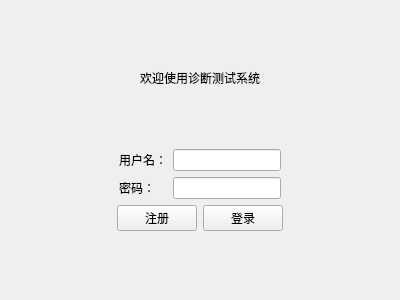
<?xml version="1.0" encoding="UTF-8"?>
<ui version="4.0">
 <class>LoginView</class>
 <widget class="QWidget" name="LoginView">
  <property name="geometry">
   <rect>
    <x>0</x>
    <y>0</y>
    <width>400</width>
    <height>300</height>
   </rect>
  </property>
  <property name="windowTitle">
   <string>登录</string>
  </property>
  <layout class="QVBoxLayout" name="verticalLayout">
   <item>
    <spacer name="verticalSpacer_2">
     <property name="orientation">
      <enum>Qt::Orientation::Vertical</enum>
     </property>
     <property name="sizeHint" stdset="0">
      <size>
       <width>20</width>
       <height>60</height>
      </size>
     </property>
    </spacer>
   </item>
   <item>
    <widget class="QLabel" name="label_3">
     <property name="text">
      <string>欢迎使用诊断测试系统</string>
     </property>
     <property name="alignment">
      <set>Qt::AlignmentFlag::AlignCenter</set>
     </property>
    </widget>
   </item>
   <item>
    <spacer name="verticalSpacer_3">
     <property name="orientation">
      <enum>Qt::Orientation::Vertical</enum>
     </property>
     <property name="sizeHint" stdset="0">
      <size>
       <width>20</width>
       <height>59</height>
      </size>
     </property>
    </spacer>
   </item>
   <item>
    <layout class="QHBoxLayout" name="horizontalLayout_2">
     <item>
      <spacer name="horizontalSpacer">
       <property name="orientation">
        <enum>Qt::Orientation::Horizontal</enum>
       </property>
       <property name="sizeHint" stdset="0">
        <size>
         <width>40</width>
         <height>20</height>
        </size>
       </property>
      </spacer>
     </item>
     <item>
      <layout class="QFormLayout" name="formLayout">
       <item row="0" column="0">
        <widget class="QLabel" name="label">
         <property name="text">
          <string>用户名：</string>
         </property>
        </widget>
       </item>
       <item row="0" column="1">
        <widget class="QLineEdit" name="inputUserName"/>
       </item>
       <item row="1" column="0">
        <widget class="QLabel" name="label_2">
         <property name="text">
          <string>密码：</string>
         </property>
        </widget>
       </item>
       <item row="1" column="1">
        <widget class="QLineEdit" name="inputUserPassword"/>
       </item>
      </layout>
     </item>
     <item>
      <spacer name="horizontalSpacer_2">
       <property name="orientation">
        <enum>Qt::Orientation::Horizontal</enum>
       </property>
       <property name="sizeHint" stdset="0">
        <size>
         <width>40</width>
         <height>20</height>
        </size>
       </property>
      </spacer>
     </item>
    </layout>
   </item>
   <item>
    <layout class="QHBoxLayout" name="horizontalLayout_3">
     <item>
      <spacer name="horizontalSpacer_3">
       <property name="orientation">
        <enum>Qt::Orientation::Horizontal</enum>
       </property>
       <property name="sizeHint" stdset="0">
        <size>
         <width>40</width>
         <height>20</height>
        </size>
       </property>
      </spacer>
     </item>
     <item>
      <layout class="QHBoxLayout" name="horizontalLayout">
       <item>
        <widget class="QPushButton" name="btSignUp">
         <property name="text">
          <string>注册</string>
         </property>
        </widget>
       </item>
       <item>
        <widget class="QPushButton" name="btSignIn">
         <property name="text">
          <string>登录</string>
         </property>
        </widget>
       </item>
      </layout>
     </item>
     <item>
      <spacer name="horizontalSpacer_4">
       <property name="orientation">
        <enum>Qt::Orientation::Horizontal</enum>
       </property>
       <property name="sizeHint" stdset="0">
        <size>
         <width>40</width>
         <height>20</height>
        </size>
       </property>
      </spacer>
     </item>
    </layout>
   </item>
   <item>
    <spacer name="verticalSpacer">
     <property name="orientation">
      <enum>Qt::Orientation::Vertical</enum>
     </property>
     <property name="sizeHint" stdset="0">
      <size>
       <width>20</width>
       <height>60</height>
      </size>
     </property>
    </spacer>
   </item>
  </layout>
 </widget>
 <resources/>
 <connections/>
</ui>
